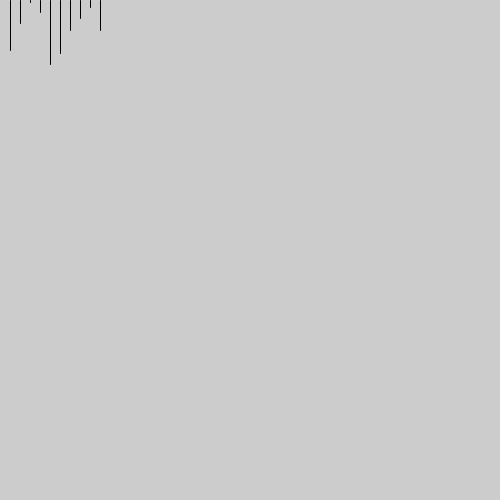
Frame 1 (no input)
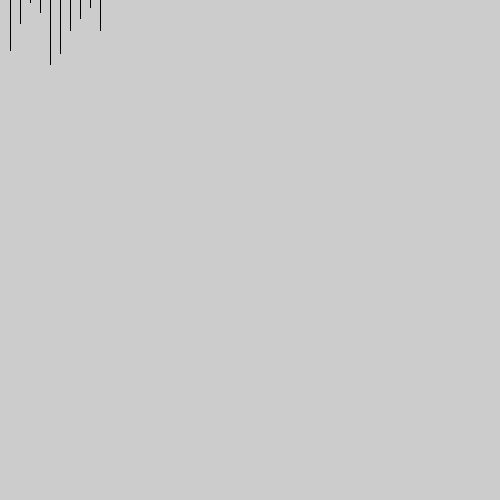
Frame 60 (the mouse pressed at the canvas centre just before this capture)
Frame 120 (the mouse held since frame 60 and released just before this capture): identical to frame 60, image omitted

The Processing sketch that drew these frames (run headless with seeded random() and noise(); from frame 60 on, the mouse is pressed at the canvas centre):

// Processing sketch: Arrays_Ejercicio_01
// ── Arrays_Ejercicio_01.pde
int nElementos = 10;
float [] valores = new float [nElementos];

void setup() {
	size(500, 500);
	valores[0] = 50;
	valores[1] = 23;
	valores[2] = 2;
	valores[3] = 12;
	valores[4] = 64;
	valores[5] = 53;
	valores[6] = 30;
	valores[7] = 18;
	valores[8] = 7;
	valores[9] = 30;

	println(valores);
}

void draw() {
	line(10,0,10,valores[0]);
	line(20,0,20,valores[1]);
	line(30,0,30,valores[2]);
	line(40,0,40,valores[3]);
	line(50,0,50,valores[4]);
	line(60,0,60,valores[5]);
	line(70,0,70,valores[6]);
	line(80,0,80,valores[7]);
	line(90,0,90,valores[8]);
	line(100,0,100,valores[9]);
}
